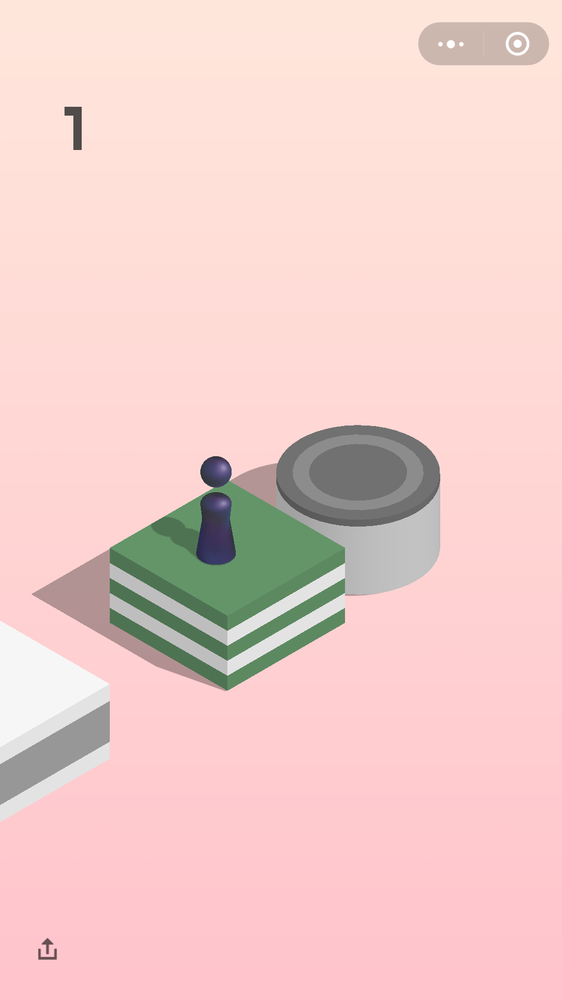
#> input picture wechat_jump_game/2.png, 562 x 1000 px, shrunk from 1080 x 1920 before the run
$ python color_cut.py   (older library calls are emulated)
#> lines starting #> are read from the running program, lines starting #| are printed output that depends on the picture; after the words box and inside, x2 and y2 are one past the last pixel; in counts of white or black regions, pixels touching at a corner belong together
#encoding:utf-8
#黄色检测
import numpy as np
import argparse
import cv2
import scipy.misc
import os

def pull_screenshot():
    os.system('adb shell screencap -p /sdcard/2.png')
    os.system('adb pull /sdcard/2.png .')

pull_screenshot()

image = cv2.imread('2.png')
#> image is the input picture: shape (1000, 562, 3); mean B, G, R 202.4, 205.4, 239.6
color = [
    ([0, 70, 70], [100, 255, 255])#黄色范围~这个是我自己试验的范围，可根据实际情况自行调整~注意：数值按[b,g,r]排布
]
#如果color中定义了几种颜色区间，都可以分割出来
for (lower, upper) in color:
    # 创建NumPy数组
    lower = np.array(lower, dtype = "uint8")#颜色下限
    upper = np.array(upper, dtype = "uint8")#颜色上限

    # 根据阈值找到对应颜色
    mask = cv2.inRange(image, lower, upper)
    output = cv2.bitwise_and(image, image, mask = mask)


    scipy.misc.imsave('outfile.jpg', output)
    # 展示图片
    cv2.imshow("images", output)
    cv2.waitKey(0)
#> this loop made 1 pass
#> pass 1, `mask = cv2.inRange(image, lower, upper)`:
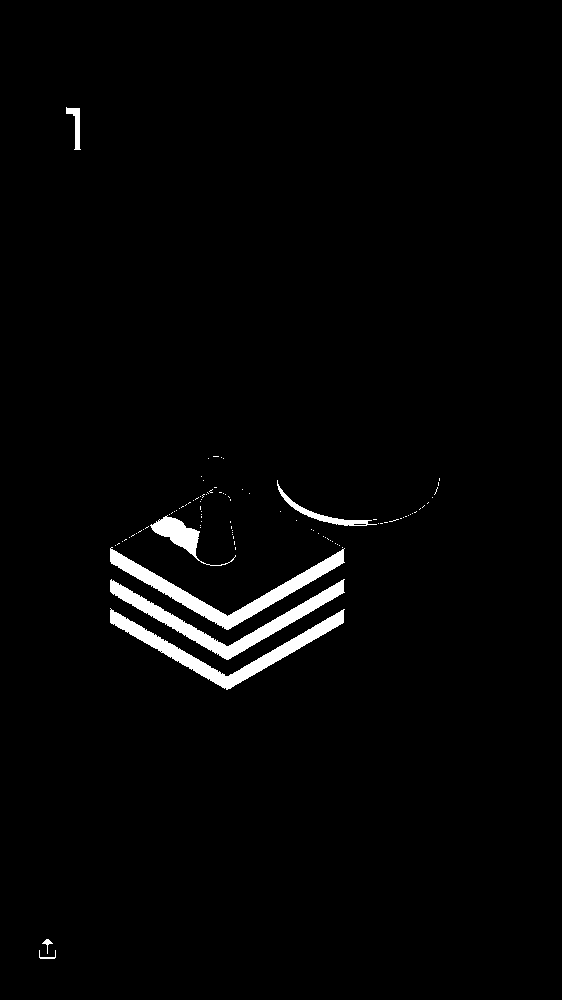
#> mask: shape (1000, 562); 2.1% white; 97 white regions (89 under 20 px), largest, box (x1, y1, x2, y2) and area: (110, 547, 345, 630) 3413, (110, 608, 345, 690) 3274, (110, 579, 345, 660) 3252
#> pass 1, `output = cv2.bitwise_and(image, image, mask = mask)`:
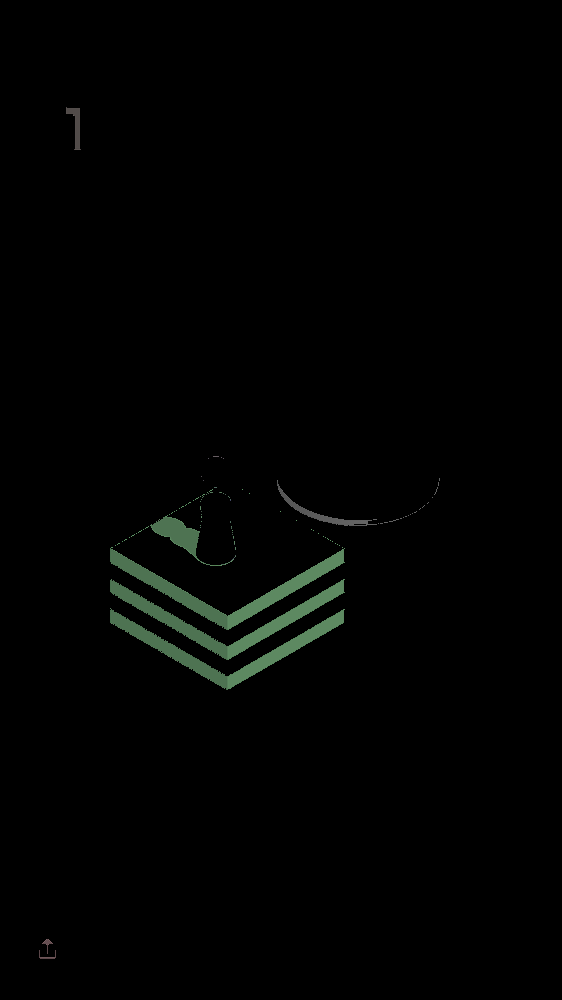
#> output: shape (1000, 562, 3); mean B, G, R 1.9, 2.6, 1.8

$ run again, with wechat_jump_game/1.png copied over wechat_jump_game/2.png
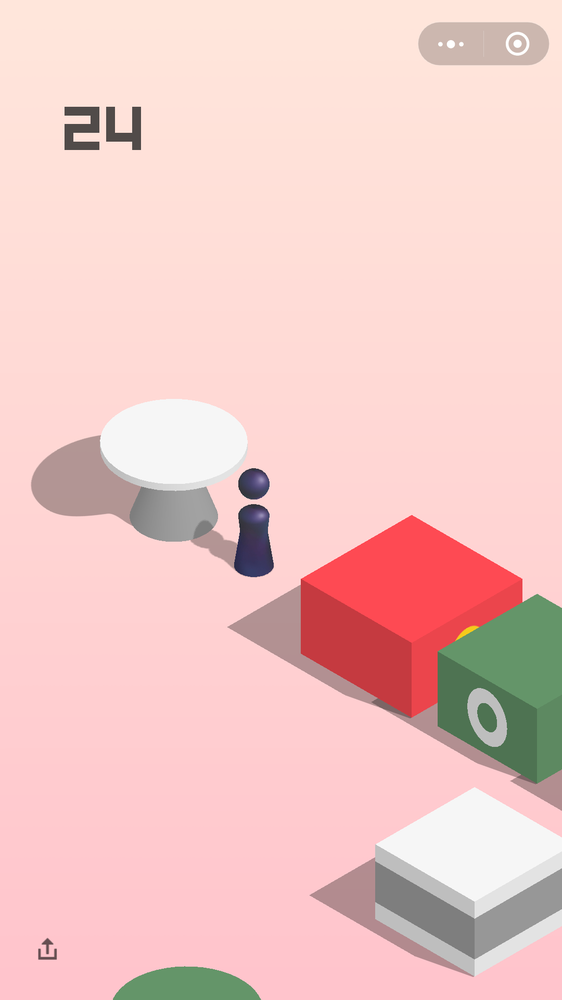
#> input picture wechat_jump_game/1.png, 562 x 1000 px, shrunk from 1080 x 1920 before the run
#> image is the input picture: shape (1000, 562, 3); mean B, G, R 197.8, 200.5, 240.2
#> the loop `for (lower, upper) in color:` made 1 pass
#> pass 1, `mask = cv2.inRange(image, lower, upper)`:
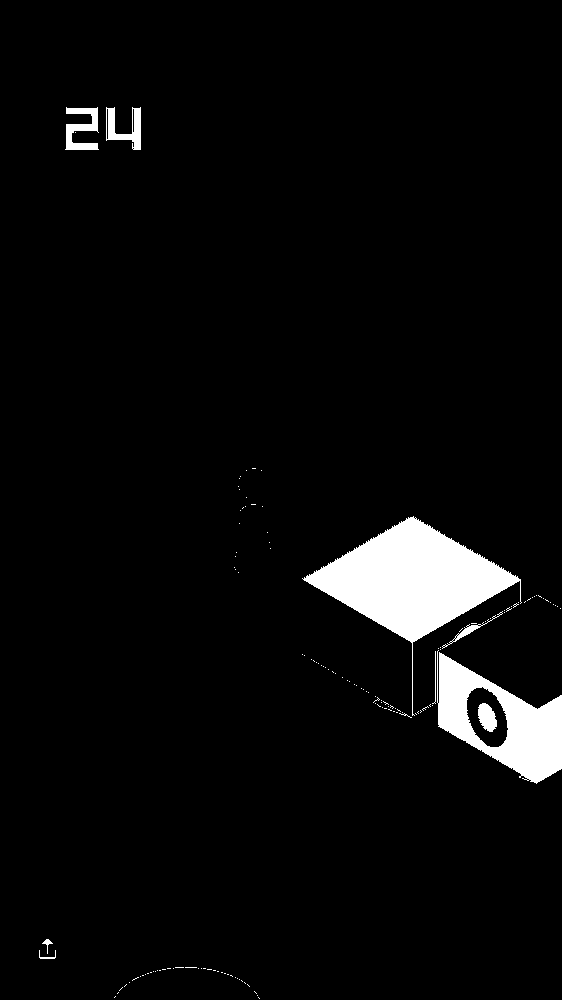
#> mask: shape (1000, 562); 4.3% white; 142 white regions (133 under 20 px), largest, box (x1, y1, x2, y2) and area: (302, 516, 522, 716) 14060, (437, 650, 562, 784) 7541, (65, 107, 99, 150) 785
#> pass 1, `output = cv2.bitwise_and(image, image, mask = mask)`:
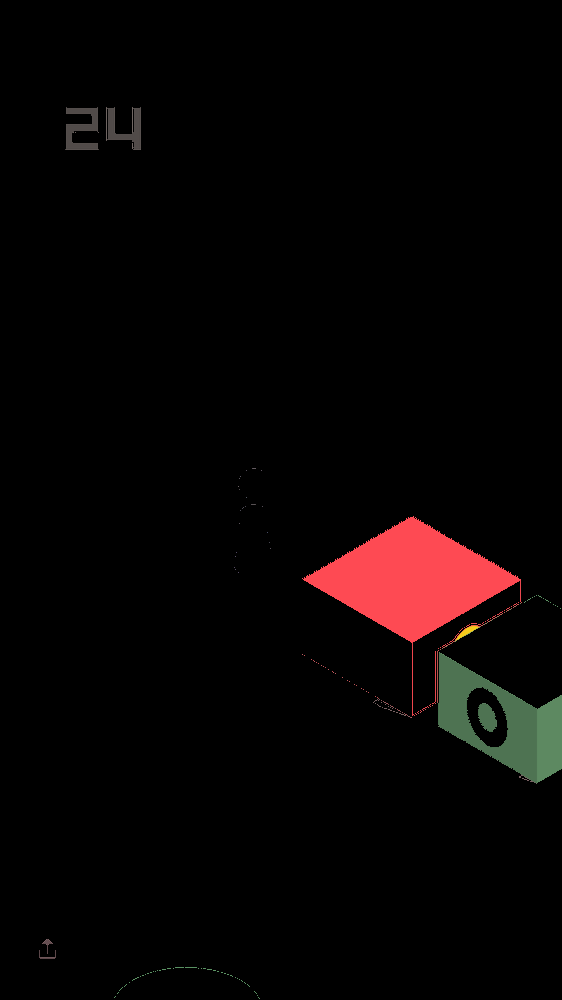
#> output: shape (1000, 562, 3); mean B, G, R 3.6, 3.9, 7.9
